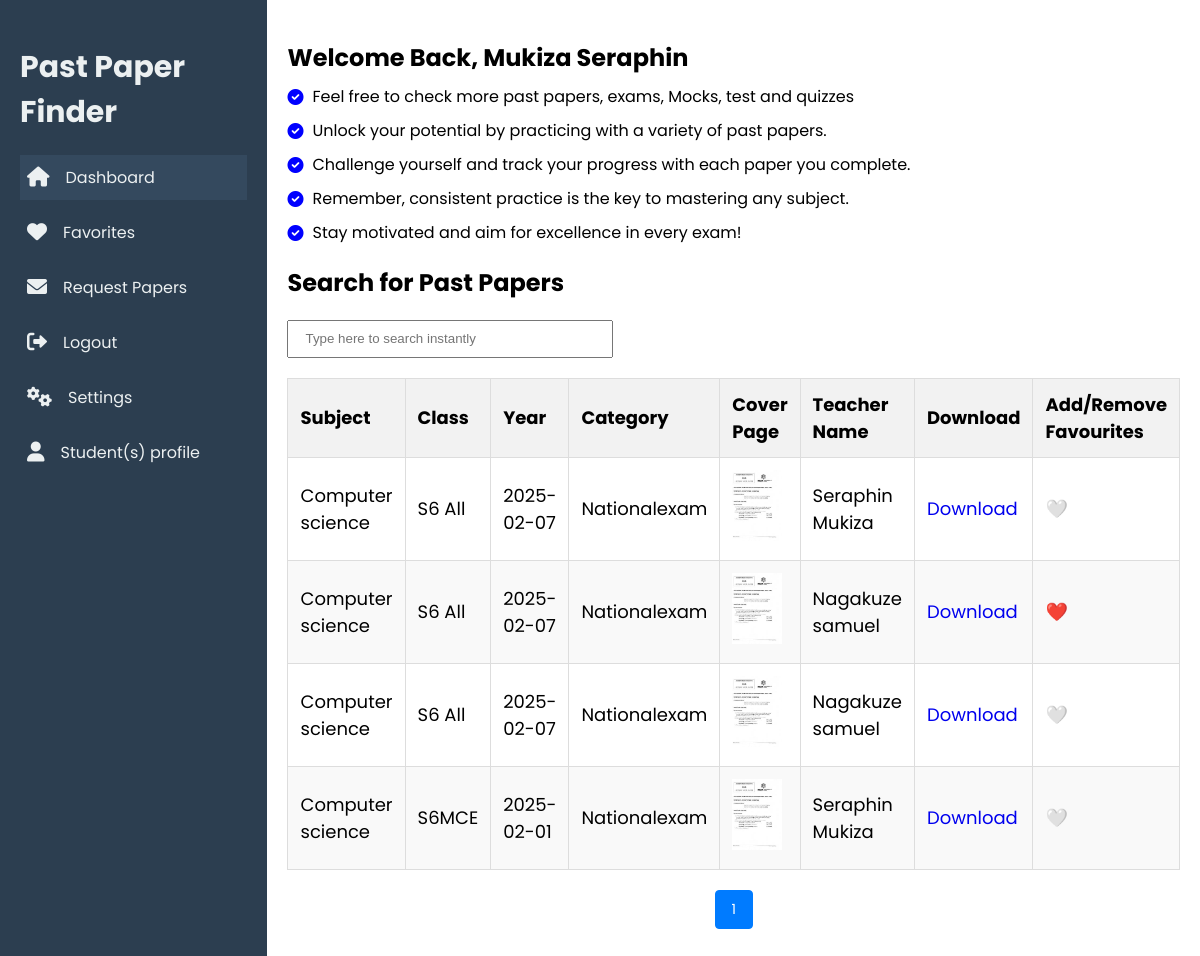
Page /studentDashboard.php (signed in) on the earlier database version.
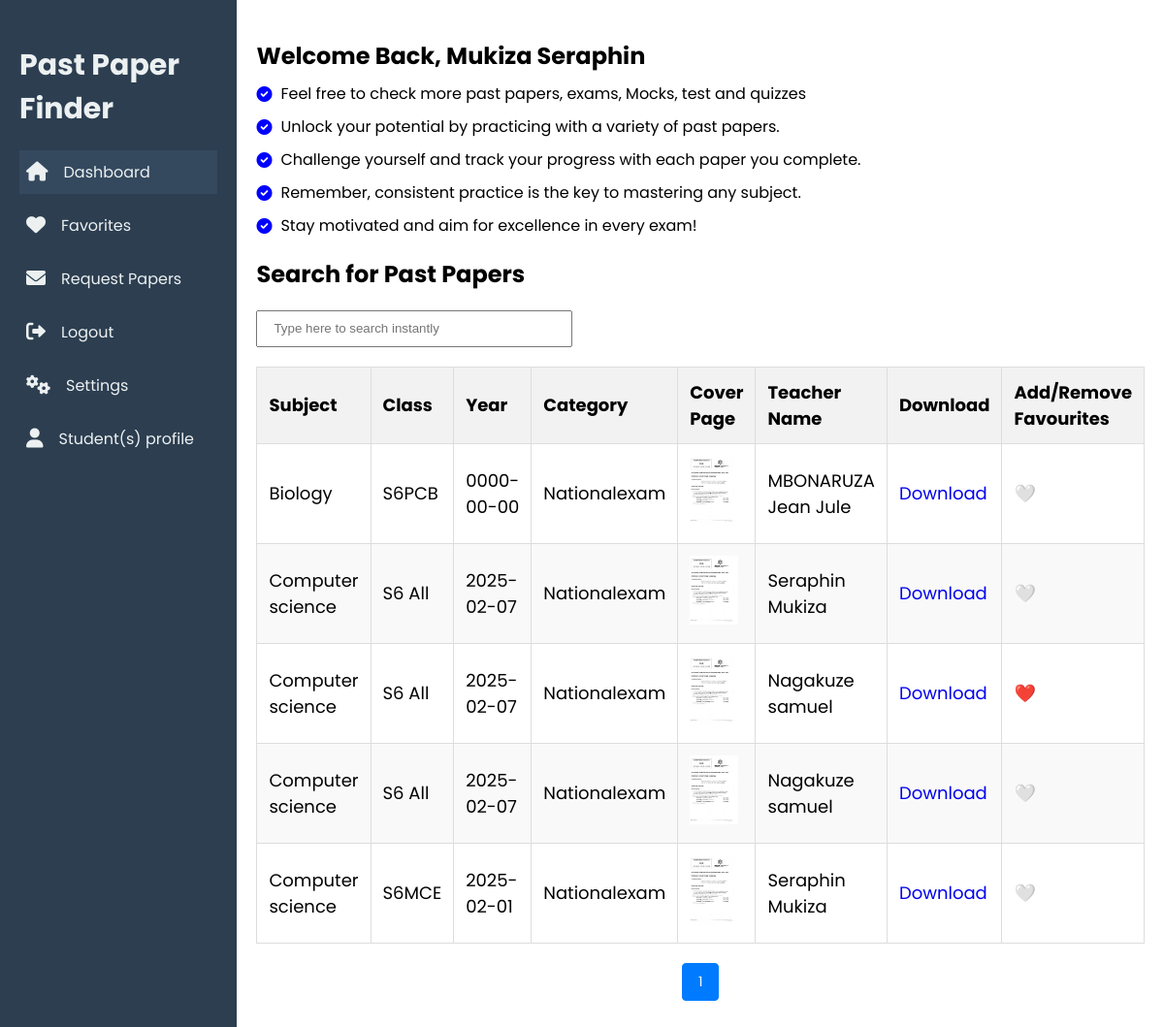
Same page on the later database version.
### tables this page shows
CREATE TABLE `users` (
  `id` int(11) NOT NULL,
  `name` varchar(255) DEFAULT NULL,
  `email` varchar(255) NOT NULL,
  `password` varchar(255) NOT NULL,
  `userrole` varchar(255) NOT NULL,
  `class_id` int(11) DEFAULT NULL
);

CREATE TABLE `past_papers` (
  `id` int(11) NOT NULL,
  `Term` varchar(255) DEFAULT NULL,
  `weeks` varchar(255) DEFAULT NULL,
  `subject` varchar(255) NOT NULL,
  `class_selection` varchar(255) NOT NULL,
  `year` date NOT NULL,
  `category` varchar(255) NOT NULL,
  `cover_page` varchar(255) NOT NULL,
  `uploaded_by` varchar(255) NOT NULL,
  `file_path` varchar(255) NOT NULL,
  `answers` varchar(255) DEFAULT NULL,
  `uploaded_at` timestamp NOT NULL DEFAULT current_timestamp(),
  `searches_count` int(11) DEFAULT 0,
  `views_count` int(11) DEFAULT 0
);

### studentDashboard.php (the view, shortened to what this page needs)
<?php
include('connection.php');
$userId = $_SESSION['id'];
?>
<!DOCTYPE html>
<html lang="en">
  <head>
    <link rel="stylesheet" href="studentDashboard.css" />
    <link
      rel="stylesheet"
      href="https://cdnjs.cloudflare.com/ajax/libs/font-awesome/6.0.0/css/all.min.css"
    />
  </head>
  <body>
    <div class="dashboard">
      <aside class="sidebar">
        <h2>Past Paper Finder</h2>
        <nav>
          <a href="studentDashboard.php" class="active"><i class="fa fa-home"></i> Dashboard</a>
          <a href="studentfavorite.php"><i class="fa fa-heart"></i> Favorites</a>
          <a href="studentRequestpastpaper.php"><i class="fa fa-envelope"></i> Request Papers</a>
          <a href="studentlogout.php"><i class="fa fa-sign-out-alt"></i> Logout</a>
          <a href="studentsettings.php"><i class="fa fa-cogs" ></i> Settings</a>
          <a href="studentProfile.php" ><i class="fa fa-user" ></i> Student(s) profile</a>
        </nav>
      </aside>
      <main>
        <section class="search-bar">
          <h1>Welcome Back,
              <?php
                $userQuery = "SELECT name FROM users WHERE id = $userId";
                $userResult = mysqli_query($conn, $userQuery);
                if ($userResult && mysqli_num_rows($userResult) > 0) {
                  $userRow = mysqli_fetch_assoc($userResult);
                  $userName = htmlspecialchars($userRow['name']);
                  echo $userName;
                } else {
                  echo "Student";
                }
                ?>
              </h1>
                <div class="info-paragraphs">
                  <p><i class="fa fa-check-circle" style="color: blue;"></i> Feel free to check more past papers, exams, Mocks, test and quizzes</p>
                  <p><i class="fa fa-check-circle" style="color: blue;"></i> Unlock your potential by practicing with a variety of past papers.</p>
                  <p><i class="fa fa-check-circle" style="color: blue;"></i> Challenge yourself and track your progress with each paper you complete.</p>
                  <p><i class="fa fa-check-circle" style="color: blue;"></i> Remember, consistent practice is the key to mastering any subject.</p>
                  <p><i class="fa fa-check-circle" style="color: blue;"></i> Stay motivated and aim for excellence in every exam!</p>
                </div>
          <h2>Search for Past Papers</h2>
          <input type="text" id="searchInput" placeholder="Type here to search instantly" onkeyup="searchTable()"
        style="width:19rem;height:2rem;padding-left:1rem;" class="searching_colors">
        </section>
        <?php
include "connection.php";
$limit = 6;
$page = isset($_GET['page']) ? (int)$_GET['page'] : 1;
$offset = ($page - 1) * $limit;
$totalQuery = "SELECT COUNT(*) AS total FROM past_papers";
$totalResult = mysqli_query($conn, $totalQuery);
$totalRow = mysqli_fetch_assoc($totalResult);
$totalRows = $totalRow['total'];
$totalPages = ceil($totalRows / $limit);
$papersQuery = "SELECT p.*,
                (SELECT COUNT(*) FROM favourite f WHERE f.user_id = {$_SESSION['id']} AND f.paper_id = p.id) AS is_favorite
                FROM past_papers p
                ORDER BY uploaded_at DESC
                LIMIT $limit OFFSET $offset";
$papersResult = mysqli_query($conn, $papersQuery);
?>
<table id="papersTable">
    <thead>
        <tr>
            <th>Subject</th>
            <th>Class</th>
            <th>Year</th>
            <th>Category</th>
            <th>Cover Page</th>
            <th>Teacher Name</th>
            <th>Download</th>
            <th>Add/Remove Favourites</th>
        </tr>
    </thead>
    <tbody>
        <?php
        if (mysqli_num_rows($papersResult) > 0) {
            while ($row = mysqli_fetch_assoc($papersResult)) {
                $coverPath = str_replace('C:/xampp/htdocs', '', $row['cover_page']);
                $isFavorite = $row['is_favorite'] > 0;
                echo "<tr>
                        <td>" . htmlspecialchars($row['subject']) . "</td>
                        <td>" . htmlspecialchars($row['class_selection']) . "</td>
                        <td>{$row['year']}</td>
                        <td>" . htmlspecialchars($row['category']) . "</td>
                        <td><img src='{$coverPath}' alt='Cover' width='50'></td>
                        <td>" . htmlspecialchars($row['uploaded_by']) . "</td>
                        <td><a href='{$row['file_path']}' target='_blank'>Download</a></td>
                        <td>
                            <span class='favorite-icon " . ($isFavorite ? 'favorited' : '') . "'
                                  id='fav-icon-{$row['id']}'
                                  onclick=\"toggleFavorite('" . ($isFavorite ? 'remove' : 'add') . "', {$row['id']})\">
                                  " . ($isFavorite ? '❤️' : '🤍') . "
                            </span>
                        </td>
                    </tr>";
            }
        } else {
            echo "<tr><td colspan='9'>No past papers found.</td></tr>";
        }
        ?>
    </tbody>
</table>
        <div class="pagination">
            <?php
            for ($i = 1; $i <= $totalPages; $i++) {
                echo $i == $page ? "<span>$i</span>" : "<a href='?page=$i'>$i</a>";
            }
            ?>
        </div>
      </main>
    </div>
  </body>
</html>

### studentDashboard.css (style rules this page uses)
body { margin: 0; font-family: "Poppins", sans-serif; }
.dashboard { display: flex; min-height: 100vh; }
.sidebar { width: 250px; background: #2c3e50; color: #ecf0f1; padding: 20px; }
.sidebar h2 { font-size: 30px; margin-bottom: 20px; }
a .fa { font-size: 20px; font-weight: 900; }
.sidebar nav a { display: flex; align-items: center; gap: 1rem; color: #ecf0f1; padding: 10px 7px; text-decoration: none; margin-bottom: 10px; transition: background 0.3s; font-family: "Poppins", sans-serif; font-size: 16px; }
.sidebar nav a:hover, .sidebar nav a.active { background: #34495e; }
main { flex: 1; padding: 20px; }
.search-bar { margin-bottom: 20px; }
.search-bar h1 { margin-bottom: 10px; }
.pagination { display: flex; justify-content: center; margin-top: 20px; }
table td a { text-decoration: none; }
.pagination span { padding: 10px 20px; margin: 0 5px; color: #333; font-size: 14px; }
#papersTable { width: 100%; border-collapse: collapse; margin: 20px 0; font-size: 18px; text-align: left; }
#papersTable th, #papersTable td { padding: 12px; border: 1px solid #ddd; }
#papersTable th { background-color: #f2f2f2; }
#papersTable tr:nth-child(even) { background-color: #f9f9f9; }
.pagination { display: flex; justify-content: center; margin: 20px 0; }
.pagination a, .pagination span { margin: 0 5px; padding: 8px 16px; text-decoration: none; color: #007bff; border: 1px solid #ddd; border-radius: 4px; }
.pagination span { background-color: #007bff; color: white; border: 1px solid #007bff; }
.info-paragraphs p { font-size: 16px; line-height: 1.5; margin: 10px 0; padding-left: 25px; position: relative; }
.info-paragraphs p i { position: absolute; left: 0; top: 50%; transform: translateY(-50%); }

Differences in the rows shown:
added past_papers: subject "Biology", class_selection "S6PCB", year "0000-00-00", category "Nationalexam", cover_page (picture), uploaded_by "MBONARUZA Jean Jule"
